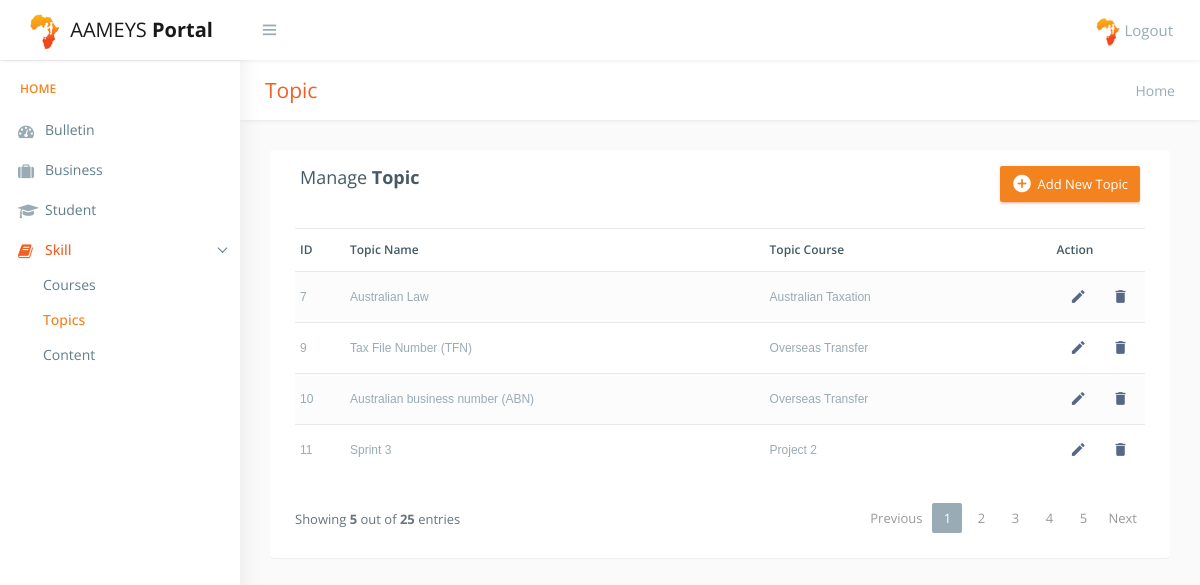
Screenshot of /topic.php (signed in) with the database file from the repository.
### tables this page shows
CREATE TABLE `topic` (
  `topId` int(11) NOT NULL,
  `topName` varchar(500) NOT NULL,
  `courId` int(11) NOT NULL,
  `topDescrip` text
);

CREATE TABLE `course` (
  `courId` int(11) NOT NULL,
  `courName` text NOT NULL
);

### topic.php (the view, shortened to what this page needs)
<!DOCTYPE html>
<?php
include "include/db_config.php";?>
<html lang="en">
<head>
    <link href="css/lib/bootstrap/bootstrap.css" rel="stylesheet">
    <link href="css/helper.css" rel="stylesheet">
    <link href="css/style.css" rel="stylesheet">
</head>
<body class="fix-header fix-sidebar">
    <div id="main-wrapper">
        <div class="header" style="">
            <?php include "include/top_nav.php"; ?>
        </div>
        <div class="left-sidebar" style="overflow: visible;">
            <?php include "include/side_nav.php"; ?>
        </div>
        <div class="page-wrapper" style="min-height: 157px;">
            <div class="row page-titles">
                <div class="col-md-5 align-self-center">
                    <h3 class="text-primary">Topic</h3> </div>
                <div class="col-md-7 align-self-center">
                    <ol class="breadcrumb">
                        <li class="breadcrumb-item active">Home</a></li>
                    </ol>
                </div>
            </div>
            <div class="container-fluid">
                <div class="table-wrapper">
                    <div class="table-title">
                        <div class="row">
                            <div class="col-sm-6">
                    <h4>Manage <b>Topic</b></h4>
                  </div>
                  <div class="col-sm-6">
                  <a href="addtopic.php" class="btn btn-success"><i class="material-icons"></i> <span>Add New Topic</span></a>
                  </div>
                        </div>
                    </div>
                    <table class="table table-striped table-hover">
                        <thead>
                            <tr>
                                <th>ID</th>
                                <th>Topic Name</th>
                                <th> Topic Course</th>
                                <th>Action</th>
                            </tr>
                        </thead>
                        <tbody>
                        <?php
                          $query = "SELECT t.topId, t.topName, c.courName FROM topic t, course c WHERE t.courId= c.courId";
                          $result = mysqli_query($conn,$query);
                          while($row = mysqli_fetch_assoc($result))
                          {
                        ?>
                            <tr>
                                <td><?php echo $row['topId'];?></td>
                                <td><?php echo $row['topName'];?></td>
                                <td><?php echo $row['courName'];?></td>
                                <td>
                                  <a  href="edittopic.php?id=<?php echo $row['topId'];?>" class="edit" data-toggle="tooltip" data-placement="top" title="Edit Topic">
                                    <i class="material-icons"></i>
                                  </a>
                                  <a  href="deletetopic.php?id=<?php echo $row['topId'];?>" class="delete" data-toggle="tooltip" data-placement="top" title="Delete Topic">
                                    <i class="material-icons" ></i>
                                  </a>
                                </td>
                            </tr>
                          <?php
                          }
                          ?>
                        </tbody>
                    </table>
                <div class="clearfix">
                        <div class="hint-text">Showing <b>5</b> out of <b>25</b> entries</div>
                        <ul class="pagination">
                            <li class="page-item disabled"><a href="#">Previous</a></li>
                            <li class="page-item active"><a class="page-link">1</a></li>
                            <li class="page-item"><a href="#" class="page-link">2</a></li>
                            <li class="page-item"><a href="#" class="page-link">3</a></li>
                            <li class="page-item"><a href="#" class="page-link">4</a></li>
                            <li class="page-item"><a href="#" class="page-link">5</a></li>
                            <li class="page-item"><a href="#" class="page-link">Next</a></li>
                        </ul>
                    </div>
                </div>
                </div>
      </div>
  </div>
</body>
</html>

### rows the page displays
topic: topId "7", topName "Australian Law", courId.courName "Australian Taxation"
topic: topId "9", topName "Tax File Number (TFN)", courId.courName "Overseas Transfer"
topic: topId "10", topName "Australian business number (ABN)", courId.courName "Overseas Transfer"
topic: topId "11", topName "Sprint 3", courId.courName "Project 2"
